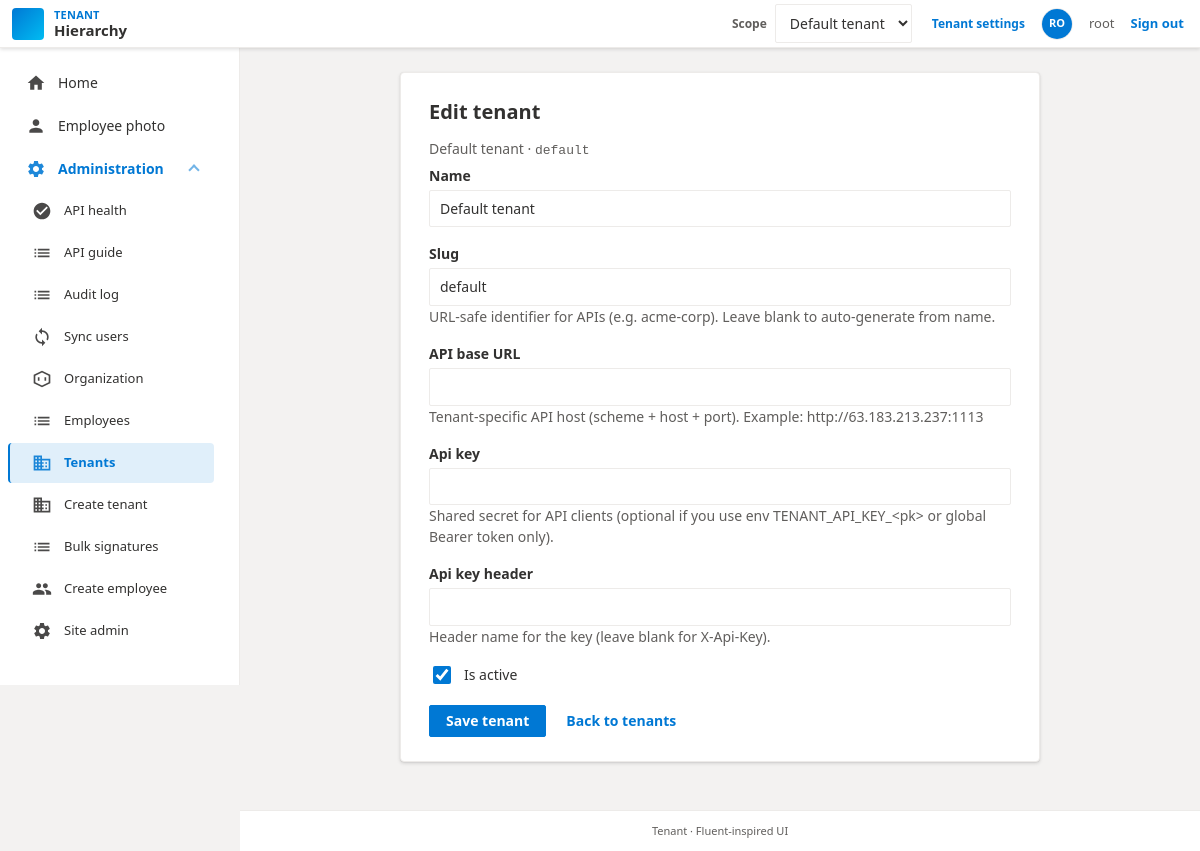
/tenants/1/edit/ (signed in), run on the app's committed database.
### hierarchy/models.py (models this page shows, shortened)
class Tenant(models.Model):
    name = models.CharField(max_length=255)
    slug = models.SlugField(max_length=80, unique=True, db_index=True)
    is_active = models.BooleanField(default=True)
    api_base_url = models.URLField(
        "API base URL",
        max_length=500,
        blank=True,
        help_text="This tenant's backend base (e.g. http://63.183.213.237:1113). "
        "Health checks use {base}/api/health.",
    )
    api_key = models.CharField(
        max_length=255,
        blank=True,
        help_text="Shared secret for machine API clients (GET /api/employees/). "
        "Optional: override in production with env TENANT_API_KEY_<tenant_pk>.",
    )
    api_key_header = models.CharField(
        max_length=64,
        blank=True,
        default="",
        help_text="HTTP header for api_key (default X-Api-Key if empty). "
        "Optional env: TENANT_API_KEY_HEADER_<tenant_pk>.",
    )
    created_at = models.DateTimeField(auto_now_add=True)
    class Meta:
        ordering = ["name"]

### hierarchy/views.py (the view)
# urls.py: path("tenants/<int:pk>/edit/", views.tenant_edit, name="tenant_edit"),
@login_required
def tenant_edit(request, pk):
    tenant = get_object_or_404(Tenant, pk=pk)
    ensure_tenant_manage(request, tenant)
    if request.method == "POST":
        form = TenantForm(request.POST, instance=tenant)
        if form.is_valid():
            form.save()
            messages.success(
                request,
                f'Tenant "{tenant.name}" was updated.',
            )
            return redirect("hierarchy:tenant_list")
    else:
        form = TenantForm(instance=tenant)
    return render(
        request,
        "hierarchy/tenant_edit.html",
        {"form": form, "tenant": tenant},
    )

### hierarchy/templates/hierarchy/tenant_edit.html (shortened to what this page needs)
{% extends "base.html" %}
{% block content %}
<div class="d365-card d365-card--wide">
  <h1>Edit tenant</h1>
  <p class="d365-card__subtitle">{{ tenant.name }} · <code class="d365-code">{{ tenant.slug }}</code></p>
  <form method="post" action="{% url 'hierarchy:tenant_edit' tenant.pk %}" class="d365-form d365-form--stacked" novalidate>
    <div class="d365-field">
      <label class="d365-label" for="{{ form.name.id_for_label }}">{{ form.name.label }}</label>
      {{ form.name }}
    </div>
    <div class="d365-field">
      <label class="d365-label" for="{{ form.slug.id_for_label }}">{{ form.slug.label }}</label>
      {{ form.slug }}
      {% if form.slug.help_text %}<p class="d365-help">{{ form.slug.help_text }}</p>{% endif %}
    </div>
    <div class="d365-field">
      <label class="d365-label" for="{{ form.api_base_url.id_for_label }}">{{ form.api_base_url.label }}</label>
      {{ form.api_base_url }}
      {% if form.api_base_url.help_text %}<p class="d365-help">{{ form.api_base_url.help_text }}</p>{% endif %}
    </div>
    <div class="d365-field">
      <label class="d365-label" for="{{ form.api_key.id_for_label }}">{{ form.api_key.label }}</label>
      {{ form.api_key }}
      {% if form.api_key.help_text %}<p class="d365-help">{{ form.api_key.help_text }}</p>{% endif %}
    </div>
    <div class="d365-field">
      <label class="d365-label" for="{{ form.api_key_header.id_for_label }}">{{ form.api_key_header.label }}</label>
      {{ form.api_key_header }}
      {% if form.api_key_header.help_text %}<p class="d365-help">{{ form.api_key_header.help_text }}</p>{% endif %}
    </div>
    <div class="d365-field d365-field--checkbox">
      <label class="d365-checkbox-label">
        {{ form.is_active }}
        <span>{{ form.is_active.label }}</span>
      </label>
    </div>
    <div class="d365-form__actions">
      <button type="submit" class="d365-btn d365-btn--primary">Save tenant</button>
      <a href="{% url 'hierarchy:tenant_list' %}" class="d365-link d365-link--standalone">Back to tenants</a>
    </div>
  </form>
</div>
{% endblock %}

### templates/base.html (shortened to what this page needs)
{% load static %}
<!DOCTYPE html>
<html lang="en">
<head>
  <link rel="stylesheet" href="{% static 'css/dynamics-theme.css' %}">
  <link rel="stylesheet" href="{% static 'vendor/tom-select/tom-select.default.min.css' %}">
  <link rel="stylesheet" href="{% static 'css/tom-select-d365.css' %}">
</head>
<body class="d365-shell">
  <div class="d365-layout">
    <header class="d365-app-bar" role="banner">
      <div class="d365-app-bar__start">
        <a class="d365-app-bar__brand" href="{% url 'hierarchy:index' %}">
          <span class="d365-app-bar__logo" aria-hidden="true"></span>
          <span class="d365-app-bar__titles">
            <span class="d365-app-bar__product">Tenant</span>
            <span class="d365-app-bar__app-name">Hierarchy</span>
          </span>
        </a>
      </div>
      <span class="d365-app-bar__env d365-app-bar__actions">
        {% block app_bar_extra %}
          {% if user.is_authenticated %}
            {% if user.is_superuser %}
            <form method="post" action="{% url 'hierarchy:tenant_switch' %}" class="d365-tenant-switch">
              <label class="d365-tenant-switch__label" for="id-app-tenant-scope">Scope</label>
              <select name="tenant" id="id-app-tenant-scope" class="d365-select d365-select--compact" aria-label="Choose tenant scope" data-no-searchable-select="1" onchange="this.form.submit()">
                {% for t in tenant_switch_choices %}
                  <option value="{{ t.pk }}" {% if active_tenant and active_tenant.pk == t.pk %}selected{% endif %}>{{ t.name }}{% if not t.is_active %} (inactive){% endif %}</option>
                {% endfor %}
              </select>
            </form>
            {% if active_tenant %}
            <a href="{% url 'hierarchy:tenant_edit' active_tenant.pk %}" class="d365-link d365-link--compact">Tenant settings</a>
            {% endif %}
            {% endif %}
            <a href="{% url 'hierarchy:employee_photo' %}" class="d365-app-bar__avatar" title="Employee photo" aria-label="Employee photo">
              {% if employee_photo_url %}
                <img src="{{ employee_photo_url }}" alt="" class="d365-app-bar__avatar-img" width="32" height="32">
              {% else %}
                <span class="d365-app-bar__avatar-initials">{{ avatar_initials }}</span>
              {% endif %}
            </a>
            <span class="d365-app-bar__user">{{ user.get_username }}</span>
            <a class="d365-link" href="{% url 'logout' %}">Sign out</a>
          {% else %}
            <a class="d365-link" href="{% url 'login' %}">Sign in</a>
          {% endif %}
        {% endblock %}
      </span>
    </header>
    <div class="d365-body">
      <div class="d365-nav-host" id="d365-nav-host">
        <aside class="d365-side-nav" id="d365-side-nav" aria-label="Main navigation">
          <div class="d365-side-nav__inner">
            {% block side_nav %}
            <nav class="d365-side-nav__nav">
              <ul class="d365-nav-list">
                <li>
                  <a href="{% url 'hierarchy:index' %}" class="d365-nav-link{% if request.resolver_match.namespace == 'hierarchy' and request.resolver_match.url_name == 'index' %} is-active{% endif %}">
                    <span class="d365-nav-link__icon" aria-hidden="true"></span>
                    <span class="d365-nav-link__text">Home</span>
                  </a>
                </li>
                {% if user.is_authenticated %}
                <li>
                  <a href="{% url 'hierarchy:employee_photo' %}" class="d365-nav-link{% if request.resolver_match.url_name == 'employee_photo' %} is-active{% endif %}">
                    <span class="d365-nav-link__icon d365-nav-link__icon--person" aria-hidden="true"></span>
                    <span class="d365-nav-link__text">Employee photo</span>
                  </a>
                </li>
                {% endif %}
                {% if user.is_staff %}
                {% with u=request.resolver_match.url_name %}
                <li class="d365-nav-group">
                  <details class="d365-nav-details{% if request.resolver_match.namespace == 'admin' or u == 'api_health_test' or u == 'api_guide' or u == 'audit_log_list' or u == 'user_sync' or u == 'organization_overview' or u == 'org_unit_list' or u == 'org_unit_create' or u == 'org_unit_edit' or u == 'position_list' or u == 'position_create' or u == 'position_detail' or u == 'position_edit' or u == 'position_assignment_delete' or u == 'employee_list' or u == 'employee_edit' or u == 'signature_manage' or u == 'signature_bulk_upload' or u == 'tenant_list' or u == 'tenant_edit' or u == 'tenant_create' or u == 'employee_create' %} d365-nav-details--highlight{% endif %}" {% if request.resolver_match.namespace == 'admin' or u == 'api_health_test' or u == 'api_guide' or u == 'audit_log_list' or u == 'user_sync' or u == 'organization_overview' or u == 'org_unit_list' or u == 'org_unit_create' or u == 'org_unit_edit' or u == 'position_list' or u == 'position_create' or u == 'position_detail' or u == 'position_edit' or u == 'position_assignment_delete' or u == 'employee_list' or u == 'employee_edit' or u == 'signature_manage' or u == 'signature_bulk_upload' or u == 'tenant_list' or u == 'tenant_edit' or u == 'tenant_create' or u == 'employee_create' %}open{% endif %}>
                    <summary class="d365-nav-details__summary">
                      <span class="d365-nav-details__summary-main">
                        <span class="d365-nav-link__icon d365-nav-link__icon--gear" aria-hidden="true"></span>
                        <span class="d365-nav-details__title">Administration</span>
                      </span>
                      <span class="d365-nav-details__chevron" aria-hidden="true"></span>
                    </summary>
                    <ul class="d365-nav-list d365-nav-list--nested">
                      <li>
                        <a href="{% url 'hierarchy:api_health_test' %}" class="d365-nav-link{% if u == 'api_health_test' %} is-active{% endif %}">
                          <span class="d365-nav-link__icon d365-nav-link__icon--health" aria-hidden="true"></span>
                          <span class="d365-nav-link__text">API health</span>
                        </a>
                      </li>
                      <li>
                        <a href="{% url 'hierarchy:api_guide' %}" class="d365-nav-link{% if u == 'api_guide' %} is-active{% endif %}">
                          <span class="d365-nav-link__icon d365-nav-link__icon--list" aria-hidden="true"></span>
                          <span class="d365-nav-link__text">API guide</span>
                        </a>
                      </li>
                      <li>
                        <a href="{% url 'hierarchy:audit_log_list' %}" class="d365-nav-link{% if u == 'audit_log_list' %} is-active{% endif %}">
                          <span class="d365-nav-link__icon d365-nav-link__icon--list" aria-hidden="true"></span>
                          <span class="d365-nav-link__text">Audit log</span>
                        </a>
                      </li>
                      <li>
                        <a href="{% url 'hierarchy:user_sync' %}" class="d365-nav-link{% if u == 'user_sync' %} is-active{% endif %}">
                          <span class="d365-nav-link__icon d365-nav-link__icon--sync" aria-hidden="true"></span>
                          <span class="d365-nav-link__text">Sync users</span>
                        </a>
                      </li>
                      <li>
                        <a href="{% url 'hierarchy:organization_overview' %}" class="d365-nav-link">
                          <span class="d365-nav-link__icon d365-nav-link__icon--structure" aria-hidden="true"></span>
                          <span class="d365-nav-link__text">Organization</span>
                        </a>
                      </li>
                      <li>
                        <a href="{% url 'hierarchy:employee_list' %}" class="d365-nav-link{% if u == 'employee_list' or u == 'employee_edit' or u == 'signature_manage' or u == 'signature_bulk_upload' %} is-active{% endif %}">
                          <span class="d365-nav-link__icon d365-nav-link__icon--list" aria-hidden="true"></span>
                          <span class="d365-nav-link__text">Employees</span>
                        </a>
                      </li>
                      {% if user.is_superuser %}
                      <li>
                        <a href="{% url 'hierarchy:tenant_list' %}" class="d365-nav-link{% if u == 'tenant_list' or u == 'tenant_edit' %} is-active{% endif %}">
                          <span class="d365-nav-link__icon d365-nav-link__icon--building" aria-hidden="true"></span>
                          <span class="d365-nav-link__text">Tenants</span>
                        </a>
                      </li>
                      <li>
                        <a href="{% url 'hierarchy:tenant_create' %}" class="d365-nav-link{% if u == 'tenant_create' %} is-active{% endif %}">
                          <span class="d365-nav-link__icon d365-nav-link__icon--building" aria-hidden="true"></span>
                          <span class="d365-nav-link__text">Create tenant</span>
                        </a>
                      </li>
                      {% endif %}
                      <li>
                        <a href="{% url 'hierarchy:signature_bulk_upload' %}" class="d365-nav-link{% if u == 'signature_bulk_upload' %} is-active{% endif %}">
                          <span class="d365-nav-link__icon d365-nav-link__icon--list" aria-hidden="true"></span>
                          <span class="d365-nav-link__text">Bulk signatures</span>
                        </a>
                      </li>
                      <li>
                        <a href="{% url 'hierarchy:employee_create' %}" class="d365-nav-link{% if u == 'employee_create' %} is-active{% endif %}">
                          <span class="d365-nav-link__icon d365-nav-link__icon--people" aria-hidden="true"></span>
                          <span class="d365-nav-link__text">Create employee</span>
                        </a>
                      </li>
                      <li>
                        <a href="{% url 'admin:index' %}" class="d365-nav-link{% if request.resolver_match.namespace == 'admin' %} is-active{% endif %}">
                          <span class="d365-nav-link__icon d365-nav-link__icon--gear" aria-hidden="true"></span>
                          <span class="d365-nav-link__text">Site admin</span>
                        </a>
                      </li>
                    </ul>
                  </details>
                </li>
                {% endwith %}
                {% endif %}
              </ul>
            </nav>
            {% endblock %}
          </div>
        </aside>
      </div>
      <div class="d365-content">
        <main class="d365-main" id="main" role="main">
          {% block content %}{% endblock %}
        </main>
        <footer class="d365-footer" role="contentinfo">
          {% block footer %}Tenant · Fluent-inspired UI{% endblock %}
        </footer>
      </div>
    </div>
  </div>
</body>
</html>

### data on the page
Tenant: name "Default tenant", slug "default", is_active "☑"

### other printed values
{{ avatar_initials }} "RO"
{{ user.get_username }} "root"
form field tenant "Default tenant"
